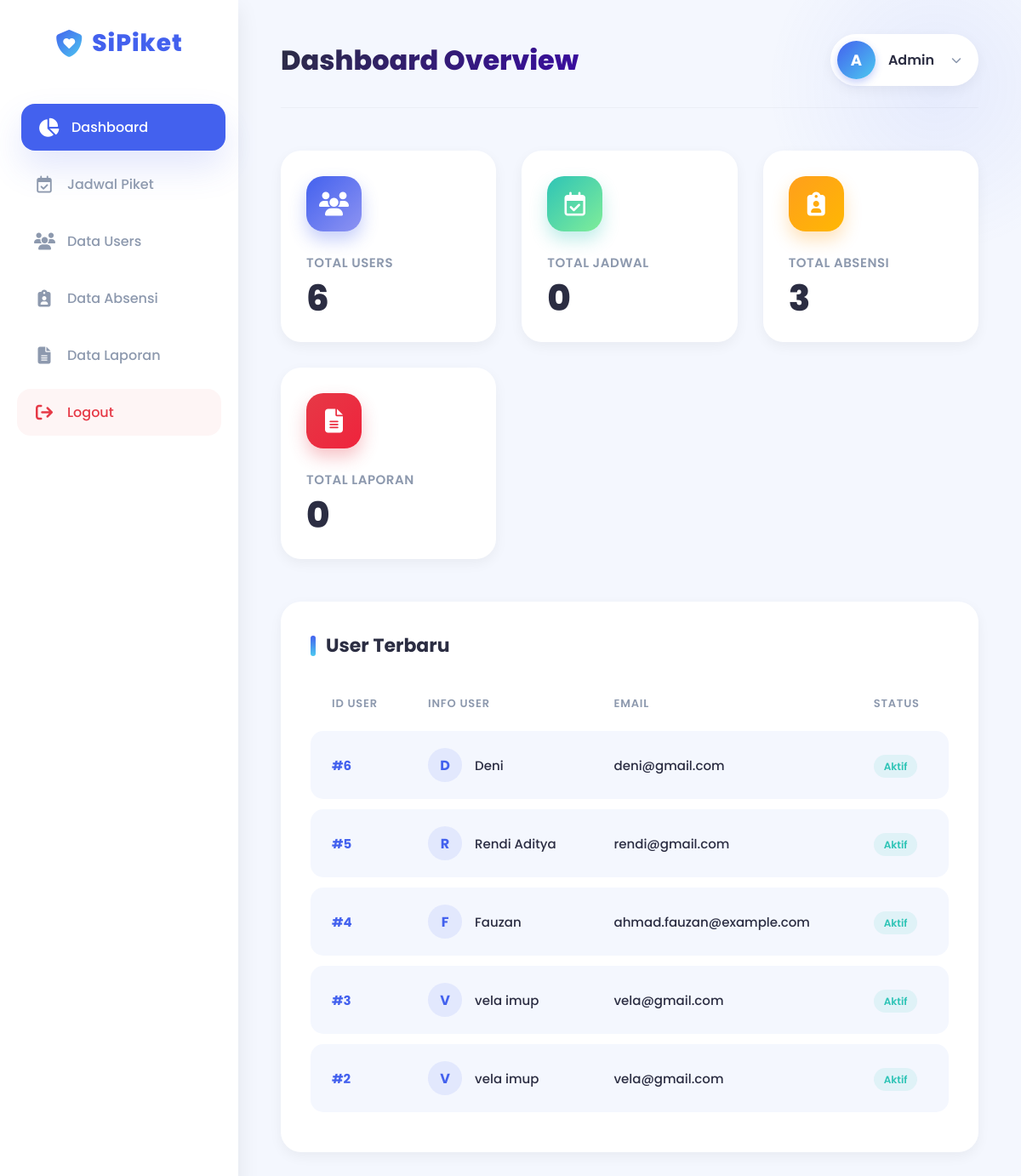
The app's page /dashboard-admin/index.php with its own data.
### tables this page shows
CREATE TABLE `users` (
  `user_id` int NOT NULL,
  `nama` varchar(100) NOT NULL,
  `email` varchar(100) NOT NULL,
  `password` varchar(100) NOT NULL,
  `role` enum('user','admin') NOT NULL
);

### dashboard-admin/index.php (the view, shortened to what this page needs)
<?php
include '../include/koneksi.php';
$query_users = mysqli_query($conn, "SELECT COUNT(*) as total FROM users");
$total_users = mysqli_fetch_assoc($query_users)['total'] ?? 0;
$query_jadwal = mysqli_query($conn, "SELECT COUNT(*) as total FROM jadwal");
$total_jadwal = mysqli_fetch_assoc($query_jadwal)['total'] ?? 0;
$query_absensi = mysqli_query($conn, "SELECT COUNT(*) as total FROM absensi");
$total_absensi = mysqli_fetch_assoc($query_absensi)['total'] ?? 0;
$query_laporan = mysqli_query($conn, "SELECT COUNT(*) as total FROM laporan");
$total_laporan = mysqli_fetch_assoc($query_laporan)['total'] ?? 0;
?>
<!DOCTYPE html>
<html lang="id">
<head>
    <link rel="stylesheet" href="https://cdnjs.cloudflare.com/ajax/libs/font-awesome/6.5.1/css/all.min.css">
</head>
<body>
    <div class="sidebar">
        <div class="sidebar-logo">
            <i class="fa-solid fa-shield-heart"></i>
            SiPiket
        </div>
        <ul class="sidebar-menu">
            <li><a href="#" class="active"><i class="fa-solid fa-chart-pie"></i> Dashboard</a></li>
            <li><a href="jadwal/index.php"><i class="fa-regular fa-calendar-check"></i> Jadwal Piket</a></li>
            <li><a href="#"><i class="fa-solid fa-users"></i> Data Users</a></li>
            <li><a href="absensi/index.php"><i class="fa-solid fa-clipboard-user"></i> Data Absensi</a></li>
            <li><a href="#"><i class="fa-solid fa-file-lines"></i> Data Laporan</a></li>
            <li class="logout-link"><a href="../index.php"><i class="fa-solid fa-arrow-right-from-bracket"></i> Logout</a></li>
        </ul>
    </div>
    <div class="main-content">
        <div class="header">
            <h1>Dashboard Overview</h1>
            <div class="user-profile">
                <div class="avatar">A</div>
                <span>Admin</span>
                <i class="fa-solid fa-chevron-down" style="font-size: 12px; color: var(--text-muted); margin-left: 5px;"></i>
            </div>
        </div>
        <div class="dashboard-cards">
            <div class="card card-1">
                <div class="card-icon"><i class="fa-solid fa-users"></i></div>
                <div class="card-title">Total Users</div>
                <div class="card-value"><?php echo $total_users; ?></div>
            </div>
            <div class="card card-2">
                <div class="card-icon"><i class="fa-regular fa-calendar-check"></i></div>
                <div class="card-title">Total Jadwal</div>
                <div class="card-value"><?php echo $total_jadwal; ?></div>
            </div>
            <div class="card card-3">
                <div class="card-icon"><i class="fa-solid fa-clipboard-user"></i></div>
                <div class="card-title">Total Absensi</div>
                <div class="card-value"><?php echo $total_absensi; ?></div>
            </div>
            <div class="card card-4">
                <div class="card-icon"><i class="fa-solid fa-file-lines"></i></div>
                <div class="card-title">Total Laporan</div>
                <div class="card-value"><?php echo $total_laporan; ?></div>
            </div>
        </div>
        <div class="recent-section">
            <div class="recent-section-header">
                <h2>User Terbaru</h2>
            </div>
            <div class="table-responsive">
                <table>
                    <thead>
                        <tr>
                            <th>ID User</th>
                            <th>Info User</th>
                            <th>Email</th>
                            <th>Status</th>
                        </tr>
                    </thead>
                    <tbody>
                        <?php
                        $query_recent_users = mysqli_query($conn, "SELECT * FROM users ORDER BY user_id DESC LIMIT 5");
                        while($row = mysqli_fetch_assoc($query_recent_users)) {
                            $nama = htmlspecialchars($row['nama']);
                            $initials = strtoupper(substr($nama, 0, 1));
                            echo "<tr>";
                            echo "<td>#" . htmlspecialchars($row['user_id']) . "</td>";
                            echo "<td>
                                    <div class='user-info'>
                                        <div class='user-icon'>$initials</div>
                                        <span>$nama</span>
                                    </div>
                                  </td>";
                            echo "<td>" . htmlspecialchars($row['email']) . "</td>";
                            echo "<td><span style='background: rgba(46, 196, 182, 0.1); color: var(--success); padding: 5px 12px; border-radius: 20px; font-size: 12px; font-weight: 600;'>Aktif</span></td>";
                            echo "</tr>";
                        }
                        ?>
                    </tbody>
                </table>
            </div>
        </div>
    </div>
</body>
</html>

### records on screen
users: user_id "6", nama "D", nama "Deni", email "deni@gmail.com"
users: user_id "5", nama "R", nama "Rendi Aditya", email "rendi@gmail.com"
users: user_id "4", nama "F", nama "Fauzan", email "ahmad.fauzan@example.com"
users: user_id "3", nama "V", nama "vela imup", email "vela@gmail.com"
users: user_id "2", nama "V", nama "vela imup", email "vela@gmail.com"

### other values on screen
$total_users "6"
$total_jadwal "0"
$total_absensi "3"
$total_laporan "0"
